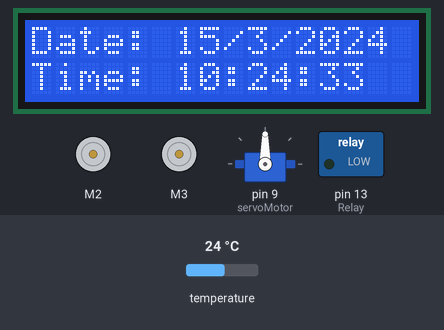
Recording of a sketch running on a simulated Arduino Uno, built with avr-gcc and run on an emulated ATmega328P. Shown: 16×2 character LCD, 2 × DC motor (green arrow = forward, orange = backward, longer = faster), servo, switched loads named in the sketch (green lamp = pin HIGH). Inputs (shaded band) come from the test bench; at power-on: temperature 24 °C. The local clock reads 2024-03-15 10:24:30 at power-on unless the sketch sets it; pins used as bus, display or sensor lines are not drawn; what the sketch prints to the serial monitor is not drawn.

Above: at 4.4 s.
4.5 s: temperature set to 29.5 °C
At 6.4 s:
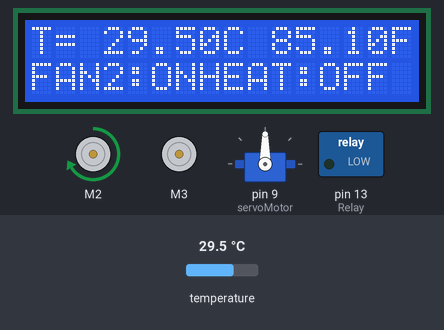
9.7 s: temperature set to 30.6 °C
At 14.1 s:
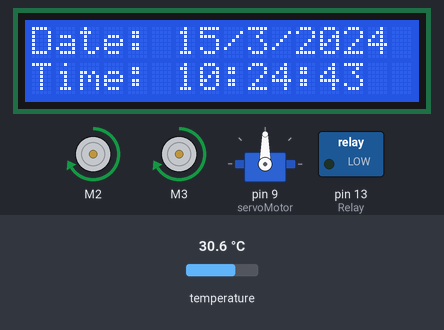
14.8 s: temperature set to 25.8 °C
At 17.4 s:
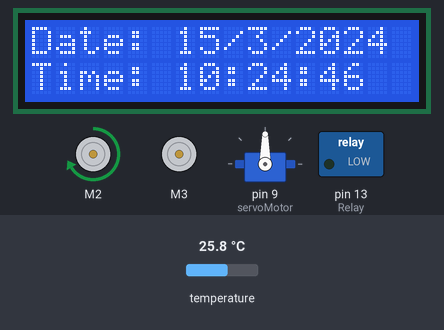
17.6 s: temperature set to 24.4 °C
At 19.9 s:
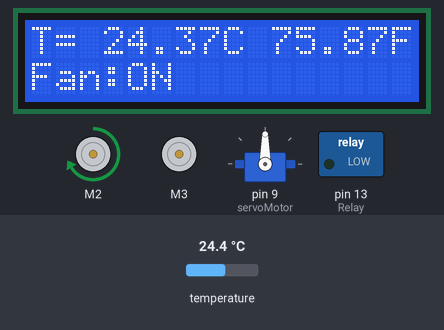
22.8 s: temperature set to 12 °C
At 23.2 s:
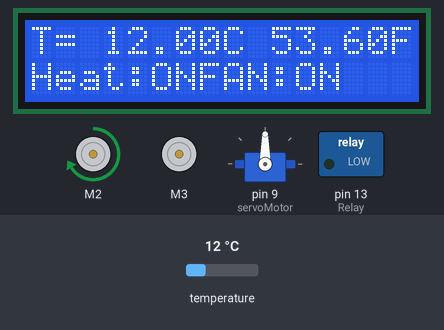
Timing chart, 0 to 25.8 s (numbered marks = the images above; inputs shaded):
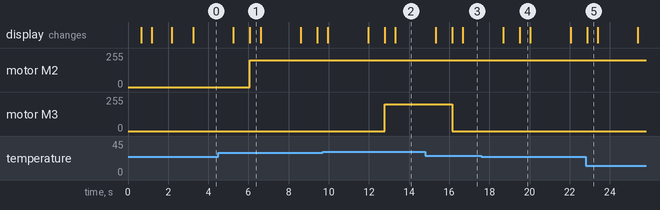

Measured:
- the behaviour switches between 29.9 and 30 °C on temperature (found by bisection; images 1 and 2)
- the behaviour switches between 25 and 24.9 °C on temperature (found by bisection; images 3 and 4)
- after the input at 4.5 s, the display: first differs from a run without the input after 1.6 s (image 1)
- after the input at 9.7 s, motor M3: stopped → forward 200/255 after 3.1 s
- after the input at 14.8 s, motor M3: forward 200/255 → stopped after 1.4 s
- after the input at 17.6 s, the display: first differs from a run without the input after 1.9 s (image 4)
- after the input at 22.8 s, the display: changes after 0.06 s (image 5)

The sketch:

sketch_mar20a.ino
```cpp
#include <AFMotor.h>
#include <Wire.h>
#include <LiquidCrystal_I2C.h>
#include <ThreeWire.h>
#include <RtcDS1302.h>
#include <Servo.h>
#include <OneWire.h>
#include <DallasTemperature.h>

// Set the LCD address to 0x27 for a 16 chars and 2 line display
LiquidCrystal_I2C lcd(0x27, 16, 2);

ThreeWire myWire(10, 6, 5);          // DAT, CLK, RST
RtcDS1302<ThreeWire> Rtc(myWire);    // RTC Object

// Motor Driver
AF_DCMotor motor2(2);
AF_DCMotor motor3(3);

Servo servoMotor;

int yellowLed = 1; // Heating light
int Relay = 13;    // Relay for Light Switching

// Data wire is plugged into digital pin 2 on the Arduino
#define ONE_WIRE_BUS 2

// Setup a oneWire instance to communicate with any OneWire device
OneWire oneWire(ONE_WIRE_BUS);

// Pass oneWire reference to DallasTemperature library
DallasTemperature sensors(&oneWire);

void setup()
{
  lcd.init();
  lcd.backlight();
  lcd.clear();

  lcd.begin(16, 2);
  lcd.setCursor(1, 1);
  lcd.print("STARTING");
  delay(500);
  lcd.clear();
  lcd.setCursor(3, 0);
  lcd.print("TEMP. READING ");
  delay(500);
  lcd.clear();
  lcd.print(" AUTO SENSING ");
  delay(1000);
  lcd.clear();
  lcd.print(" PARAMETERS SET");
  delay(1000);
  lcd.clear();

  // RTC
  Rtc.Begin();
  pinMode(Relay, OUTPUT); // Set the relay pin as output

  // Motor Driver
  motor2.setSpeed(0); // Set initial speed to 0
  motor3.setSpeed(0);

  // Heating light
  pinMode(yellowLed, OUTPUT);

  // Servo Motor attach to pin 9
  servoMotor.attach(9);

  sensors.begin(); // Start up the temperature sensor library
  Serial.begin(9600); // Start the serial communication
}

void operateServo() {
  RtcDateTime now = Rtc.GetDateTime(); // Get current date and time

  if (now.Hour() == 20 && now.Minute() == 32 && now.Second() == 10)
  {
    Serial.println(" Moving servo to 90 degrees ");
    for (int pos = 0; pos <= 90; pos += 1)
    {
      servoMotor.write(pos); // Assuming 90 degrees is the desired position
      delay(15); // Introduce a delay
    }
  }
  else if (now.Hour() == 20  && now.Minute() == 23 && now.Second() == 10)
  {
    Serial.println(" Moving servo to 0 degrees ");
    for (int pos = 90; pos >= 0; pos -= 1)
    {
      servoMotor.write(pos);
      delay(15); // Introduce a delay
    }
  }
}

void loop()
{
  RtcDateTime now = Rtc.GetDateTime(); // Get current date and time

  lcd.clear();
  lcd.setCursor(0, 0);
  lcd.print("Date: ");
  lcd.print(now.Day());
  lcd.print("/");
  lcd.print(now.Month());
  lcd.print("/");
  lcd.print(now.Year());

  lcd.setCursor(0, 1);
  lcd.print("Time: ");
  lcd.print(now.Hour());
  lcd.print(":");
  lcd.print(now.Minute());
  lcd.print(":");
  lcd.print(now.Second());

  delay(2000);
  lcd.clear();

  if (now.Hour() == 16 && now.Minute() == 30)
  {
    digitalWrite(Relay, LOW); // TURN OFF LIGHT RELAY
    Serial.println("LIGHT ON");
  }
  else if (now.Hour() == 16 && now.Minute() == 40)
  {
    digitalWrite(Relay, HIGH); // TURN ON LIGHT RELAY
    Serial.println("LIGHT OFF");
  }
  else if (now.Hour() == 17 && now.Minute() == 0)
  {
    digitalWrite(Relay, LOW); // TURN OFF LIGHT RELAY
    Serial.println("LIGHT ON");
  }
  else if (now.Hour() == 17 && now.Minute() == 10)
  {
    digitalWrite(Relay, HIGH); // TURN ON LIGHT RELAY
    Serial.println("LIGHT OFF");
  }

  operateServo(); // Call the servo operation function

  // Temperature sensing code
  sensors.requestTemperatures(); // Send the command to get temperatures

  // Print the temperature in Celsius
  Serial.print("Temperature: ");
  Serial.print(sensors.getTempCByIndex(0));
  Serial.print((char)176); // shows degrees character
  Serial.print("C  |  ");

  // Print the temperature in Fahrenheit
  Serial.print((sensors.getTempCByIndex(0) * 9.0) / 5.0 + 32.0);
  Serial.print((char)176); // shows degrees character
  Serial.println("F");

  int Temp = sensors.getTempCByIndex(0) * 100; // Convert to integer for compatibility with existing code
  temperature(Temp);
  delay(500);
}

// Temperature-related code
void temperature(int Temp)
{
  float c = Temp / 100.0; // Convert back to float temperature value

  lcd.setCursor(0, 0);
  lcd.print("T=");
  lcd.setCursor(3, 0);
  lcd.print(c);
  lcd.setCursor(8, 0);
  lcd.print("C");
  lcd.setCursor(10, 0);
  lcd.print((c * 9.0 / 5.0) + 32.0); // Print Fahrenheit directly from Celsius
  lcd.setCursor(15, 0);
  lcd.print("F");

  lcd.setCursor(0, 1);

  motor2.setSpeed(200);
  motor3.setSpeed(200);

  if (c < 18)
  {
    motor2.run(FORWARD); // Fan ON
    lcd.print("Heat:ON");
    lcd.setCursor(7, 1);
    lcd.print("FAN:ON");
    digitalWrite(yellowLed, HIGH); // Heating light ON
  }
  else if (c >= 18 && c < 25)
  {
    motor2.run(FORWARD);
    lcd.print("Fan:ON");
    digitalWrite(yellowLed, HIGH); // Heating light ON
  }
  else if (c >= 25 && c < 30)
  {
    motor2.run(FORWARD);
    motor3.run(RELEASE);
    lcd.print("FAN2:ON");
    lcd.setCursor(7, 1);
    lcd.print("HEAT:OFF");
    digitalWrite(yellowLed, LOW); // Heating light OFF
  }
  else if (c >= 30 && c < 35)
  {
    motor2.run(FORWARD);
    motor3.run(FORWARD);
    lcd.print("FAN3:ON");
    lcd.setCursor(7, 1);
    lcd.print("HEAT:OFF");
    digitalWrite(yellowLed, LOW); // Heating light OFF
  } else if (c >= 35 && c < 45) {
    motor2.run(FORWARD);
    motor3.run(FORWARD);
    lcd.print("FAN4:ON");
    lcd.setCursor(7, 1);
    lcd.print("HEAT:OFF");
    digitalWrite(yellowLed, LOW ); // Heating light OFF
  }
}
```
